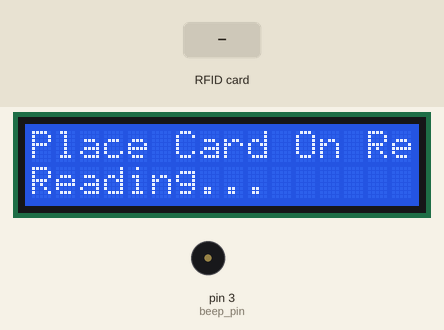
The sketch below on a simulated Arduino Uno, built with avr-gcc and run on an emulated ATmega328P. On the bench: 16×2 character LCD, buzzer (waves = sounding, pin HIGH). The test bench sets the inputs (shaded band). Pins used as bus, display or sensor lines are not drawn; what the sketch prints to the serial monitor is not drawn.

Above: at 2.8 s.
2.9 s: RFID card 04 3C CA 83 held to the reader
At 4.73 s:
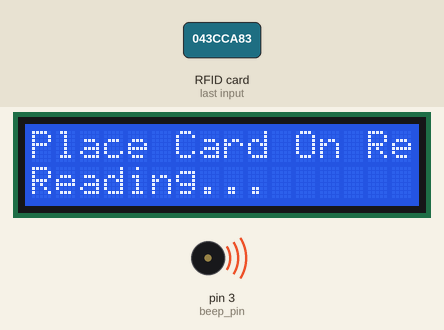
At 5.7 s:
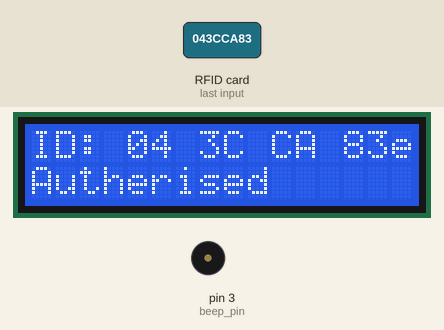
9.5 s: RFID card 5E 7A 19 C4 held to the reader
At 12.2 s:
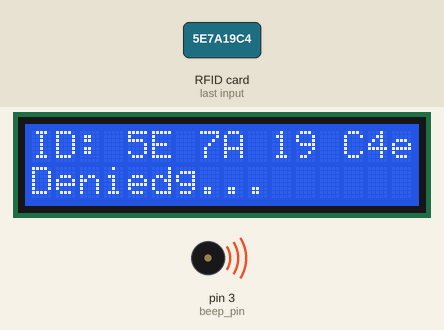
Timing chart, 0 to 15.7 s (numbered marks = the images above; inputs shaded):
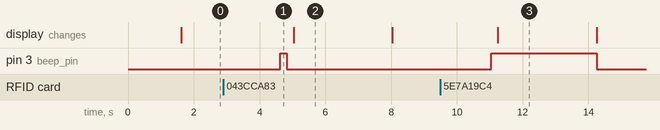

The sketch:

4021.ino
```cpp
#include <SPI.h>
#include <MFRC522.h>
#include <LiquidCrystal.h>

#define SS_PIN 10
#define RST_PIN 9
MFRC522 mfrc522(SS_PIN, RST_PIN);   // Create MFRC522 instance.

#define beep_pin 3

LiquidCrystal lcd(1, 2, 4, 5, 6, 7);

void setup()
{
  Serial.begin(9600);   // Initiate a serial communication

  pinMode(beep_pin, OUTPUT);
  digitalWrite(beep_pin, LOW);

  lcd.begin(16, 2);
  lcd.setCursor(3, 1);
  lcd.print("Welcome!!");
  lcd.setCursor(0, 0);
  lcd.print("Circuit is Ready");
  delay(1500);
  lcd.clear();

  SPI.begin();      // Initiate  SPI bus
  mfrc522.PCD_Init();   // Initiate MFRC522
  Serial.println("Place on reader...");
  Serial.println();

}
void loop()
{
  digitalWrite(beep_pin, LOW);
  lcd.clear();
  lcd.setCursor(0, 0);
  lcd.print("Place Card On Reader");
  lcd.setCursor(0, 1);
  lcd.print("Reading...");
  delay(3000);

  // Look for new cards
  if ( ! mfrc522.PICC_IsNewCardPresent())
  {
    return;
  }
  // Select one of the cards
  if ( ! mfrc522.PICC_ReadCardSerial())
  {
    return;
  }
  //Show UID on serial monitor
  Serial.print("UID tag :");
  String content= "";
  byte letter;
  for (byte i = 0; i < mfrc522.uid.size; i++)
  {
     Serial.print(mfrc522.uid.uidByte[i] < 0x10 ? " 0" : " ");
     Serial.print(mfrc522.uid.uidByte[i], HEX);
     content.concat(String(mfrc522.uid.uidByte[i] < 0x10 ? " 0" : " "));
     content.concat(String(mfrc522.uid.uidByte[i], HEX));
  }
  Serial.println();
  Serial.print("Tag Access : ");
  content.toUpperCase();
  if (content.substring(1) == "04 3C CA 83") //change here the UID of the card/cards that you want to give access
  {
    digitalWrite(beep_pin, HIGH);
    delay(200);
    digitalWrite(beep_pin, LOW);
    delay(200);
    lcd.setCursor(0, 0);
    lcd.print("ID: ");
    lcd.print(content.substring(1));
    lcd.setCursor(0, 1);
    lcd.print("Autherised");
    Serial.println("Authorized");
    delay(3000);
  }

 else   {
    digitalWrite(beep_pin, HIGH);
    delay(200);
    lcd.setCursor(0, 0);
    lcd.print("ID: ");
    lcd.print(content.substring(1));
    lcd.setCursor(0, 1);
    lcd.print("Denied");
    Serial.println(" Denied");
    delay(3000);
  }
}
```

Measured:
- after the input at 2.9 s, pin 3 (beep_pin): LOW → HIGH after 1.7 s, → LOW 0.20 s later
- after the input at 9.5 s, pin 3 (beep_pin): LOW → HIGH after 1.5 s, → LOW 3.2 s later; the display: changes after 1.7 s (image 3)
- what the display in image 2 shows lasts 3.0 s, from 5.0 s to 8.0 s
